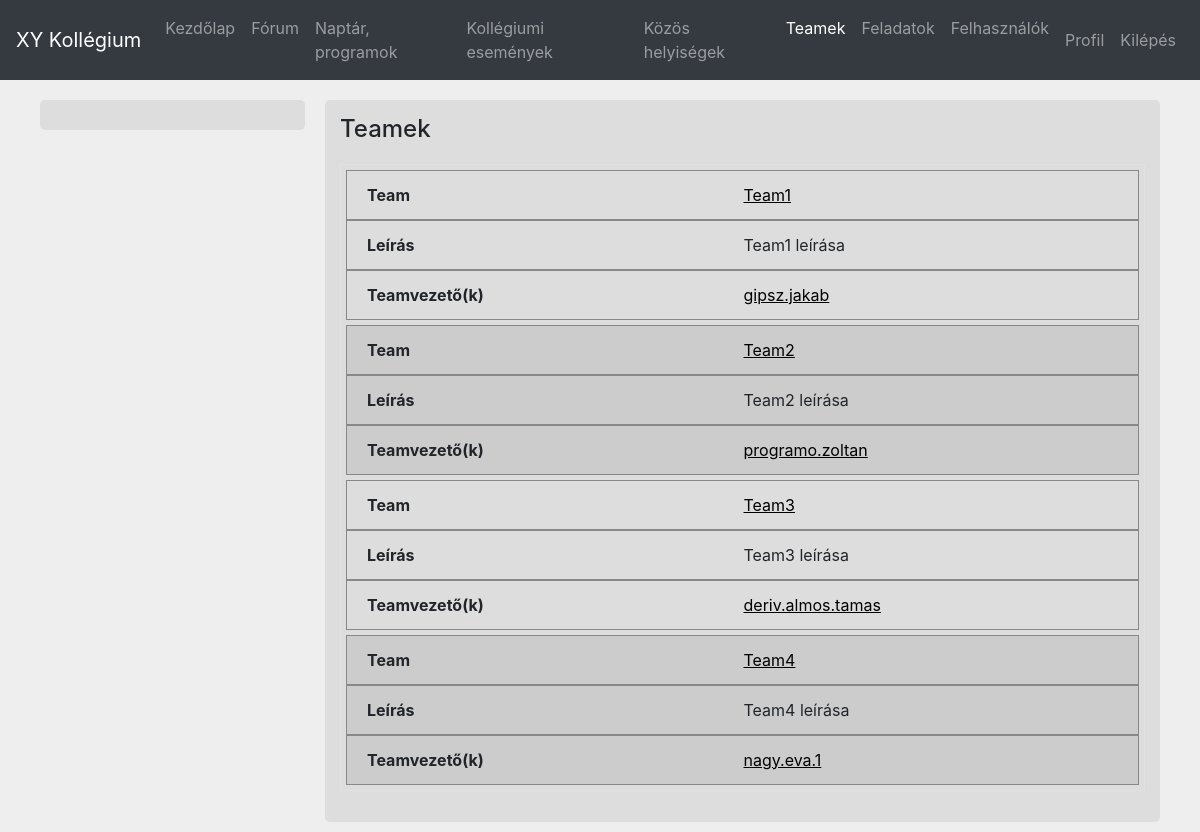
The page /teams.php (signed in) on the database its author committed.
### tables this page shows
CREATE TABLE IF NOT EXISTS teamek (
	team_nev VARCHAR(40),
	leiras TEXT,
	PRIMARY KEY (team_nev)
);

CREATE TABLE IF NOT EXISTS felhasznalok (
	felhasznalonev VARCHAR(80),
	jelszo VARCHAR(15),
	vezeteknev VARCHAR(20),
	keresztnev VARCHAR(20),
	masodik_nev VARCHAR(20),
	email VARCHAR(40),
	team VARCHAR(40),
	team_szerepkor TINYINT,
	jogosultsag TINYINT,
	utolso_belepes DATETIME,
	PRIMARY KEY (felhasznalonev),
	FOREIGN KEY (team) REFERENCES teamek(team_nev) ON UPDATE CASCADE
	ON DELETE SET NULL
);

### teams.php (the view, shortened to what this page needs)
<?php
include 'common.php';
$host = "localhost";
$user = "root";
$password = "";
$conn = mysqli_connect($host, $user, $password) or die ("Nem sikerült kapcsolódni a szerverhez: " . mysqli_connect_error());
mysqli_query($conn, "SET NAMES utf8 COLLATE utf8_hungarian_ci");
mysqli_select_db($conn, "kollegium") or die ("Nem lehet csatlakozni az adatbázishoz: " . mysqli_error($conn));
$sql = "SELECT felhasznalonev, team FROM felhasznalok WHERE team_szerepkor = 1";
$result = mysqli_query($conn, $sql);
$allTeamLeaders = mysqli_fetch_all($result, MYSQLI_ASSOC);
?><!doctype html>
<html lang="hu">
<head>
	<link rel="stylesheet" type="text/css" href="css/teams.css">
</head>
<body>
	<div class="container">
		<div class="row">
			<div class="col-sm-3">
			</div>
			<div class="col-sm-9">
				<?php
				echo '<div id="teams">';
				echo '<h4>Teamek</h4>';
				if (count($teamList) > 0) {
					echo '<table class="table table-bordered" id="tableOfAllTeams">';
					foreach ($teamList as $team) {
						$teamNameAsId = str_replace(" ", "_", $team["team_nev"]);
						echo '<tr><td><a href="teams.php?team='.$teamNameAsId.'">'.$team["team_nev"].'</a></td><td>'.$team["leiras"].'</td><td>';
						foreach ($allTeamLeaders as $tl) {
							if ($tl["team"] == $team["team_nev"]) {
								echo '<a href="userData.php?user='.$tl["felhasznalonev"].'">'.$tl["felhasznalonev"].'</a>';
							}
						}
						echo '</td></tr>';
					}
					echo '</table>';
				} else {
					echo '<p>Jelenleg nincsenek teamek!</p>';
				}
				echo '</div>';
				?>
			</div>
		</div>
	</div>
</body>
</html>

### css/teams.css (style rules this page uses)
#tableOfAllTeams { width: 100%; border-collapse: collapse; text-align: center; }
table.table-bordered > tbody > tr > td { border: 1px solid #000000; }
td a { color: #000000; text-decoration: underline; }
@media only screen and (max-width: 1248px), (min-device-width: 768px) and (max-device-width: 1024px) { #tableOfAllTeams table, #tableOfAllTeams thead, #tableOfAllTeams tbody, #tableOfAllTeams th, #tableOfAllTeams td, #tableOfAllTeams tr { display: block; } }
@media only screen and (max-width: 1248px), (min-device-width: 768px) and (max-device-width: 1024px) { #tableOfAllTeams > tbody > tr > td { border: 1px solid #888888 !important; } }
@media only screen and (max-width: 1248px), (min-device-width: 768px) and (max-device-width: 1024px) { #tableOfAllTeams tr { text-align: left; margin: 5px; } }
@media only screen and (max-width: 1248px), (min-device-width: 768px) and (max-device-width: 1024px) { #tableOfAllTeams tr:nth-of-type(odd) { background-color: #CCCCCC; } }
@media only screen and (max-width: 1248px), (min-device-width: 768px) and (max-device-width: 1024px) { #tableOfAllTeams td { min-height: 50px; border: none; border-bottom: 1px solid #888888; position: relative; padding-left: 50%; } }
@media only screen and (max-width: 1248px), (min-device-width: 768px) and (max-device-width: 1024px) { #tableOfAllTeams td:before { min-height: 50px; position: absolute; left: 20px; width: 50%; padding-right: 10px; white-space: nowrap; font-weight: bold; } }
@media only screen and (max-width: 1248px), (min-device-width: 768px) and (max-device-width: 1024px) { #tableOfAllTeams td:nth-of-type(1):before { content: "Team"; } }
@media only screen and (max-width: 1248px), (min-device-width: 768px) and (max-device-width: 1024px) { #tableOfAllTeams td:nth-of-type(2):before { content: "Leírás"; } }
@media only screen and (max-width: 1248px), (min-device-width: 768px) and (max-device-width: 1024px) { #tableOfAllTeams td:nth-of-type(3):before { content: "Teamvezető(k)"; } }

### css/common.css (style rules this page uses)
body { height: 100%; background-color: #EEEEEE; }
.col-sm-3, .col-sm-9 { height: 100%; margin-top: 10px; padding: 15px; background-color: #DDDDDD; border: 10px solid #EEEEEE; border-radius: 15px; }
h4 { margin-bottom: 20px; }

### rows shown on the page
teamek: team_nev "Team1", leiras "Team1 leírása"
felhasznalok: felhasznalonev "gipsz.jakab"
teamek: team_nev "Team2", leiras "Team2 leírása"
felhasznalok: felhasznalonev "programo.zoltan"
teamek: team_nev "Team3", leiras "Team3 leírása"
felhasznalok: felhasznalonev "deriv.almos.tamas"
teamek: team_nev "Team4", leiras "Team4 leírása"
felhasznalok: felhasznalonev "nagy.eva.1"
